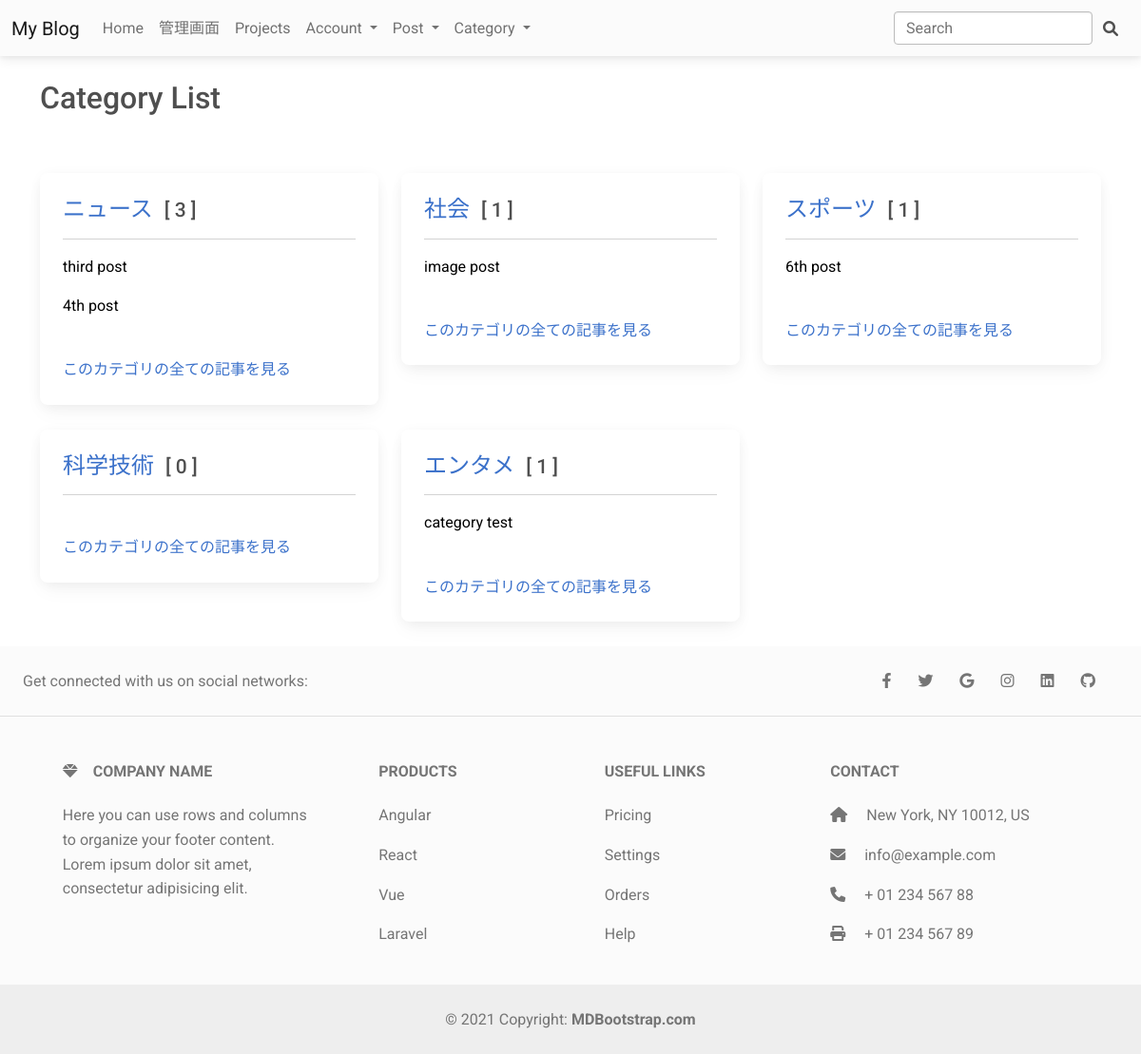
/category_list, run on the app's committed database.
### myapp/models.py (models this page shows, shortened)
class Category(models.Model):
    name = models.CharField('カテゴリ名', max_length=50)
    name_en = models.CharField('カテゴリ名英語', max_length=10)
    created_at = models.DateTimeField(auto_now_add=True)
    update_at = models.DateTimeField(auto_now=True)
    def post_count(self):
        n = Post.objects.filter(category = self).count()
        return n

class Post(models.Model):
    author = models.ForeignKey(User, on_delete=models.PROTECT, blank=False)
    title = models.CharField('タイトル', max_length=50)
    content = models.TextField('内容', max_length=1000)
    category = models.ForeignKey('Category', on_delete=models.PROTECT)
    thumbnail = models.ImageField(upload_to='images/', blank=True)
    created_at = models.DateTimeField(auto_now_add=True)
    update_at = models.DateTimeField(auto_now=True)

### myapp/views.py (the view)
# urls.py: path('category_list', views.CategoryList.as_view(), name='category_list'),
class CategoryList(ListView):
    model = Category

### myapp/context_processors.py (called while the page is built)
def all_category(request):
    category_list = Category.objects.all()
    params = {
        'category_list' : category_list,
    }
    return params

### myapp/templates/myapp/category_list.html
{% extends 'myapp/base.html' %}
{% block content %}
<div class="row">
    <div class="col-md-9">
        <br>
        <h2>Category List</h2>
        <br>
    </div>
</div>
<div class="row">
    {% for category in category_list %}
    <div class="col-md-4">
        <br>
        <div class="card">
            <div class="card-body">
                <h4 class="card-title">
                <a href=" {% url 'myapp:category_detail' category.name_en %} ">{{ category.name }} </a>&nbsp;<small>[&nbsp;{{ category.post_count }}&nbsp;]</small>
            </h4>
            <hr>
                {% for post in category.post_set.all|slice:":2" %}
                <p><a href="{% url 'myapp:post_detail' post.pk %}" style="color:black">{{ post.title }}</a></p>
                {% endfor %}
                <Br>
                    <a href=" {% url 'myapp:category_detail' category.name_en %} ">このカテゴリの全ての記事を見る </a>
            </div>
        </div>
    </div>
    {% endfor%}
</div>
<br>
{% endblock %}

### data on the page
Category: name "ニュース", post_count "3"
Post: title "third post"
Post: title "4th post"
Category: name "社会", post_count "1"
Post: title "image post"
Category: name "スポーツ", post_count "1"
Post: title "6th post"
Category: name "科学技術", post_count "0"
Category: name "エンタメ", post_count "1"
Post: title "category test"
